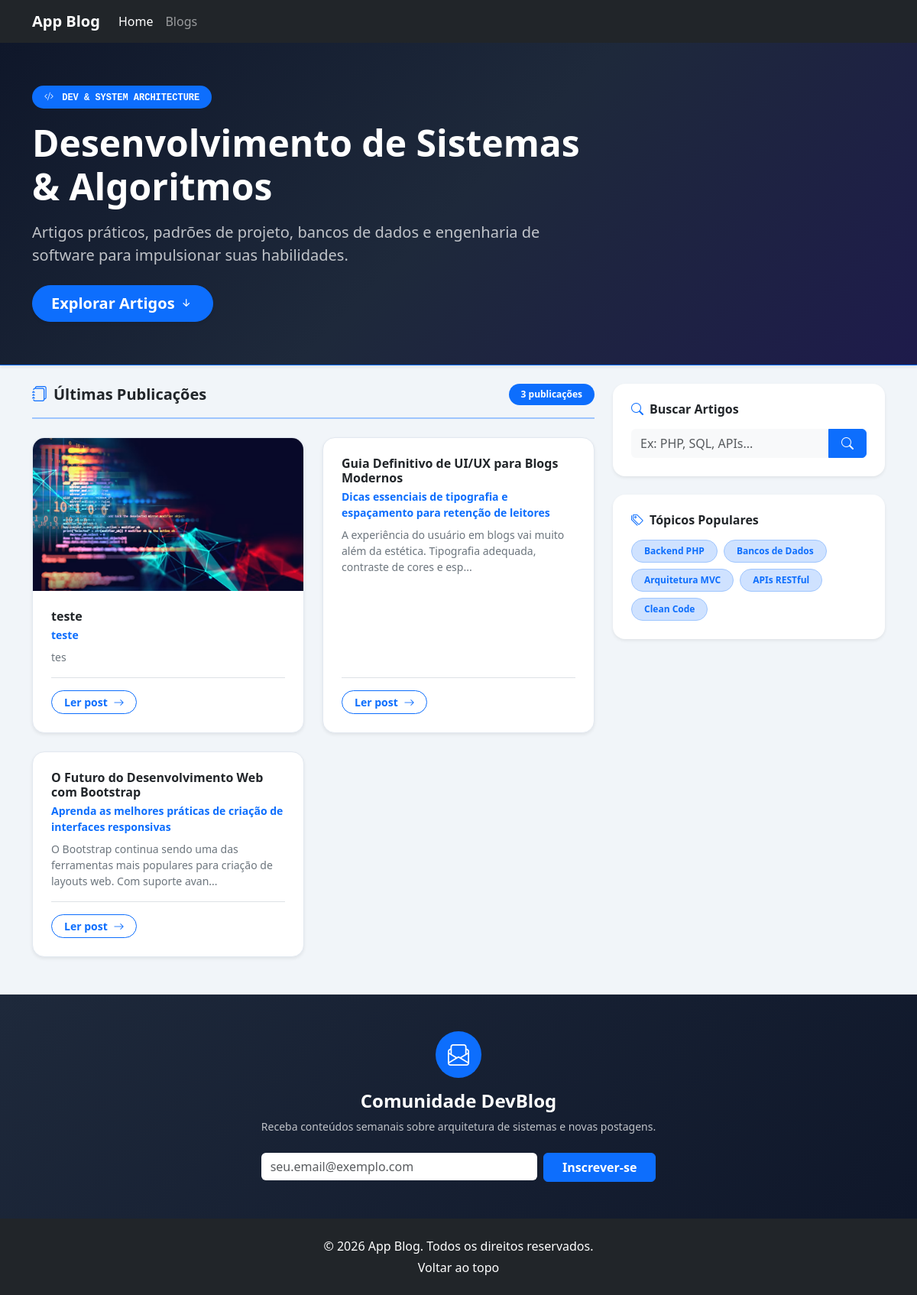
The page / on the database its author committed.
### tables this page shows
CREATE TABLE `blogs` (
  `id` int(11) NOT NULL,
  `title` varchar(255) NOT NULL,
  `subtitle` varchar(255) NOT NULL,
  `description` text NOT NULL,
  `image` varchar(255) NOT NULL,
  `status` int(11) NOT NULL,
  `slug` varchar(255) NOT NULL
);

### index.php (the view, shortened to what this page needs)
<?php
require_once 'setup/connect.php';
try {
    $stmt = $pdo->prepare("SELECT * FROM blogs WHERE status = 1 ORDER BY id DESC");
    $stmt->execute();
    $blogs = $stmt->fetchAll(PDO::FETCH_ASSOC);
} catch (PDOException $e) {
    $blogs = [];
}
?>
<!DOCTYPE html>
<html lang="pt-BR">
<head>
    <link rel="stylesheet" href="public/bootstrap/css/bootstrap.min.css">
    <link rel="stylesheet" href="https://cdn.jsdelivr.net/npm/bootstrap-icons@1.11.3/font/bootstrap-icons.min.css">
</head>
<body class="text-dark d-flex flex-column min-vh-100">
    <?php include '_inc/_header.php'; ?>
    <main id="main-content">
        <section class="py-5 hero-banner text-white border-bottom border-primary mb-4 shadow-sm">
            <div class="container py-2">
                <div class="row align-items-center">
                    <div class="col-lg-8">
                        <span class="badge bg-primary text-uppercase px-3 py-2 rounded-pill font-monospace mb-3">
                            <i class="bi bi-code-slash me-1"></i> Dev & System Architecture
                        </span>
                        <h1 class="display-5 fw-bold mb-3 text-white">
                            Desenvolvimento de Sistemas & Algoritmos
                        </h1>
                        <p class="lead text-light opacity-75 mb-4 col-lg-11">
                            Artigos práticos, padrões de projeto, bancos de dados e engenharia de software para impulsionar suas habilidades.
                        </p>
                        <a href="#artigos" class="btn btn-primary btn-lg rounded-pill px-4 shadow-sm fw-semibold">
                            Explorar Artigos <i class="bi bi-arrow-down-short fs-5"></i>
                        </a>
                    </div>
                </div>
            </div>
        </section>
        <section class="container mb-5" id="artigos">
            <div class="row g-4">
                <div class="col-lg-8">
                    <div class="d-flex align-items-center justify-content-between pb-3 mb-4 border-bottom border-2 border-primary-subtle">
                        <h2 class="h5 fw-bold text-dark m-0 d-flex align-items-center gap-2">
                            <i class="bi bi-journals text-primary"></i> Últimas Publicações
                        </h2>
                        <span class="badge bg-primary rounded-pill px-3 py-2"><?= count($blogs) ?> publicações</span>
                    </div>
                    <?php if (!empty($blogs)): ?>
                        <div class="row g-4">
                            <?php foreach ($blogs as $blog): ?>
                                <div class="col-12 col-md-6">
                                    <article class="card card-blog h-100 bg-white shadow-sm rounded-4 overflow-hidden">
                                        <?php
                                            $imagePath = 'uploads/images/blogs/' . $blog['image'];
                                            if (!empty($blog['image']) && file_exists($imagePath)):
                                        ?>
                                            <a href="blog.php?blog=<?= urlencode($blog['slug']) ?>" class="d-block overflow-hidden">
                                                <img src="<?= htmlspecialchars($imagePath) ?>"
                                                     class="card-img-top blog-img"
                                                     alt="<?= htmlspecialchars($blog['title']) ?>">
                                            </a>
                                        <?php endif; ?>
                                        <div class="card-body d-flex flex-column p-4">
                                            <h3 class="card-title h6 fw-bold mb-2">
                                                <a href="blog.php?blog=<?= urlencode($blog['slug']) ?>" class="text-decoration-none text-dark hover-primary">
                                                    <?= htmlspecialchars($blog['title']) ?>
                                                </a>
                                            </h3>
                                            <?php if (!empty($blog['subtitle'])): ?>
                                                <p class="card-subtitle mb-2 text-primary small fw-semibold">
                                                    <?= htmlspecialchars($blog['subtitle']) ?>
                                                </p>
                                            <?php endif; ?>
                                            <p class="card-text text-secondary small flex-grow-1 mb-3">
                                                <?= htmlspecialchars(mb_strimwidth($blog['description'], 0, 110, '...')) ?>
                                            </p>
                                            <div class="pt-3 mt-auto border-top d-flex align-items-center justify-content-between">
                                                <a href="blog.php?blog=<?= urlencode($blog['slug']) ?>" class="btn btn-sm btn-outline-primary rounded-pill px-3 fw-semibold">
                                                    Ler post <i class="bi bi-arrow-right ms-1"></i>
                                                </a>
                                            </div>
                                        </div>
                                    </article>
                                </div>
                            <?php endforeach; ?>
                        </div>
                    <?php endif; ?>
                </div>
                <aside class="col-lg-4" aria-label="Barra Lateral">
                    <div class="sticky-top" style="top: 2rem;">
                        <div class="card border-0 bg-white shadow-sm rounded-4 mb-4">
                            <div class="card-body p-4">
                                <h3 class="h6 fw-bold text-dark mb-3">
                                    <i class="bi bi-search text-primary me-2"></i>Buscar Artigos
                                </h3>
                                <form action="busca.php" method="GET" role="search">
                                    <div class="input-group">
                                        <input type="search" name="q" class="form-control bg-light border-0" placeholder="Ex: PHP, SQL, APIs..." aria-label="Buscar" required>
                                        <button class="btn btn-primary px-3" type="submit">
                                            <i class="bi bi-search"></i>
                                        </button>
                                    </div>
                                </form>
                            </div>
                        </div>
                        <div class="card border-0 bg-white shadow-sm rounded-4 mb-4">
                            <div class="card-body p-4">
                                <h3 class="h6 fw-bold text-dark mb-3">
                                    <i class="bi bi-tags text-primary me-2"></i>Tópicos Populares
                                </h3>
                                <div class="d-flex flex-wrap gap-2">
                                    <a href="#" class="badge bg-primary-subtle text-primary border border-primary-subtle text-decoration-none px-3 py-2 rounded-pill">Backend PHP</a>
                                    <a href="#" class="badge bg-primary-subtle text-primary border border-primary-subtle text-decoration-none px-3 py-2 rounded-pill">Bancos de Dados</a>
                                    <a href="#" class="badge bg-primary-subtle text-primary border border-primary-subtle text-decoration-none px-3 py-2 rounded-pill">Arquitetura MVC</a>
                                    <a href="#" class="badge bg-primary-subtle text-primary border border-primary-subtle text-decoration-none px-3 py-2 rounded-pill">APIs RESTful</a>
                                    <a href="#" class="badge bg-primary-subtle text-primary border border-primary-subtle text-decoration-none px-3 py-2 rounded-pill">Clean Code</a>
                                </div>
                            </div>
                        </div>
                    </div>
                </aside>
            </div>
        </section>
        <section class="py-5 newsletter-section text-white border-top mt-auto">
            <div class="container">
                <div class="row justify-content-center text-center">
                    <div class="col-lg-6">
                        <div class="badge bg-primary rounded-circle p-3 mb-3">
                            <i class="bi bi-envelope-paper fs-3 text-white"></i>
                        </div>
                        <h2 class="fw-bold h4 text-white mb-2">Comunidade DevBlog</h2>
                        <p class="text-light opacity-75 small mb-4">Receba conteúdos semanais sobre arquitetura de sistemas e novas postagens.</p>
                        <form class="row g-2 justify-content-center" action="newsletter.php" method="POST">
                            <div class="col-12 col-sm-8">
                                <input type="email" name="email" class="form-control border-0" placeholder="seu.email@exemplo.com" required>
                            </div>
                            <div class="col-12 col-sm-auto">
                                <button type="submit" class="btn btn-primary fw-bold px-4 w-100">Inscrever-se</button>
                            </div>
                        </form>
                    </div>
                </div>
            </div>
        </section>
    </main>
    <?php include '_inc/_footer.php'; ?>
</body>
</html>

### index.php (style rules this page uses)
body { background-color: #f1f5f9; }
.hero-banner { background: linear-gradient(135deg, #0f172a 0%, #1e293b 50%, #1e1b4b 100%); }
.card-blog { border: 1px solid #e2e8f0; transition: all 0.25s ease-in-out; }
.blog-img { height: 200px; object-fit: cover; width: 100%; }
.newsletter-section { background: linear-gradient(135deg, #1e293b 0%, #0f172a 100%); }

### rows shown on the page
blogs: image (picture), title "teste", subtitle "teste", description "tes"
blogs: title "Guia Definitivo de UI/UX para Blogs Modernos", subtitle "Dicas essenciais de tipografia e espaçamento para retenção de leitores", description "A experiência do usuário em blogs vai muito além da estética. Tipografia adequada, contraste de cores e esp..."
blogs: title "O Futuro do Desenvolvimento Web com Bootstrap", subtitle "Aprenda as melhores práticas de criação de interfaces responsivas", description "O Bootstrap continua sendo uma das ferramentas mais populares para criação de layouts web. Com suporte avan..."

### other values the page prints
count($blogs) "3"
